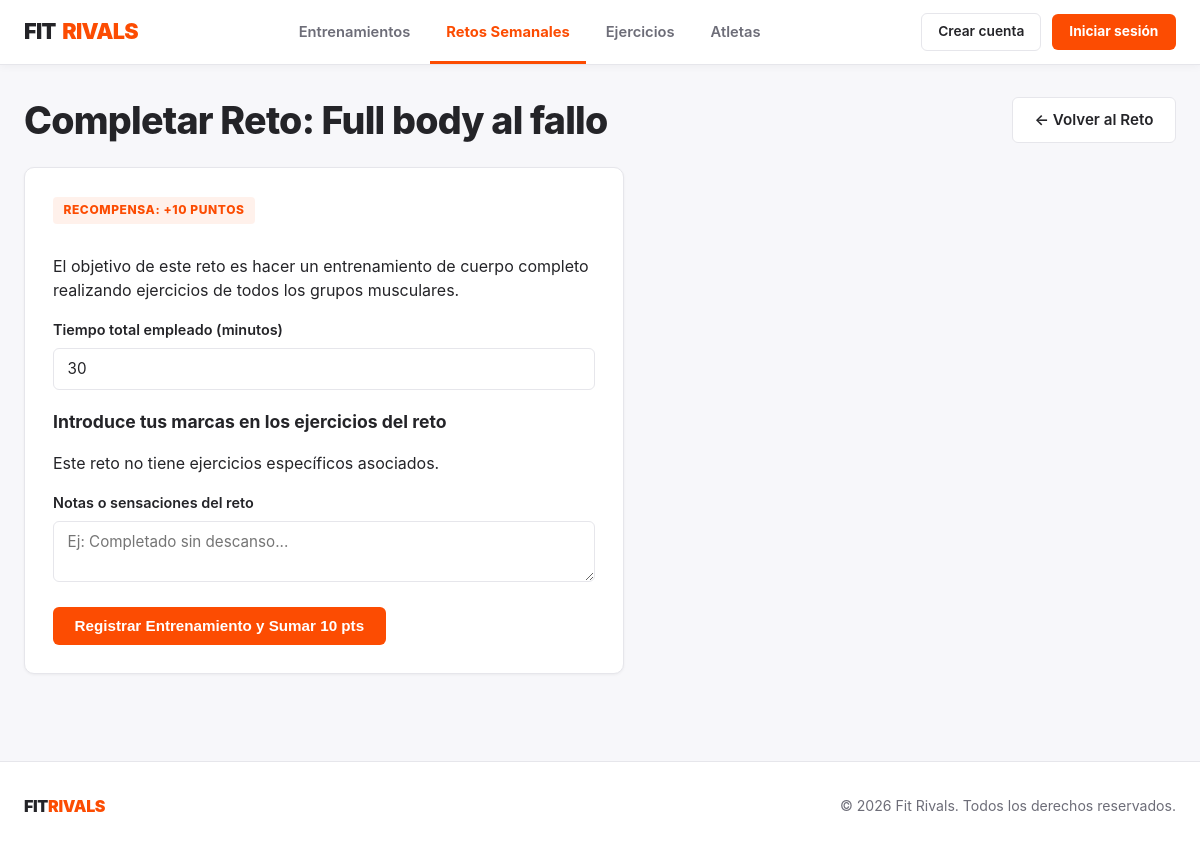
Page /retos/1/completar/ (signed in) on the committed database.
### FitrivalsApp/models.py (models this page shows, shortened)
class Reto(models.Model):
    nombre = models.CharField(max_length=100)
    descripcion = models.TextField(blank=True, null=True)
    puntos_recompensa = models.IntegerField(default=100)
    fecha_inicio = models.DateField(default=inicio_semana)
    fecha_fin = models.DateField(default=fin_semana)
    ejercicios = models.ManyToManyField(Ejercicio, related_name='retos', blank=True)
    completado_por = models.ManyToManyField(Usuario, related_name='retos_completados', blank=True)
    @property
    def estado_semana(self):
        hoy = timezone.localdate()
        if self.fecha_inicio <= hoy <= self.fecha_fin:
            return 'ACTIVO'
        elif hoy < self.fecha_inicio:
            return 'PROXIMO'
        return 'FINALIZADO'

### FitrivalsApp/views.py (the view, shortened to what this page needs)
# urls.py: path('retos/<int:pk>/completar/', views.completar_reto, name='completar_reto'),
def completar_reto(request, pk):
    usuario_id = request.session.get('usuario_id')
    if not usuario_id:
        if _es_ajax(request):
            return JsonResponse({'ok': False, 'mensaje': 'Inicia sesión para completar retos.'}, status=401)
        return redirect('login_usuario')
    usuario = get_object_or_404(Usuario, id=usuario_id)
    reto = get_object_or_404(Reto, pk=pk)
    if reto.estado_semana != 'ACTIVO':
        return _rechazar(request, reto, 'Este reto no está activo esta semana.')
    if Entrenamiento.objects.filter(usuario=usuario, reto=reto).exists() \
            or reto.completado_por.filter(pk=usuario.pk).exists():
        return _rechazar(request, reto, 'Ya has completado este reto.')
    return render(request, 'retos/completar.html', {'reto': reto})

### FitrivalsApp/templates/retos/completar.html (shortened to what this page needs)
{% extends 'base.html' %}
{% block content %}
    <div class="section-header">
        <h1>Completar Reto: {{ reto.nombre }}</h1>
        <a href="{% url 'detalle_reto' reto.pk %}" class="btn-secondary-strava">← Volver al Reto</a>
    </div>
    <div class="form-card">
        <span class="badge-orange">Recompensa: +{{ reto.puntos_recompensa }} puntos</span>
        <p>{{ reto.descripcion }}</p>
        <form id="form-completar-reto" method="post" action="{% url 'completar_reto' reto.pk %}">
            <div class="form-group">
                <label for="duracion_minutos">Tiempo total empleado (minutos)</label>
                <input type="number" id="duracion_minutos" name="duracion_minutos" value="30" min="1" required>
            </div>
            <h3>Introduce tus marcas en los ejercicios del reto</h3>
            {% for ejercicio in reto.ejercicios.all %}
                <div class="form-group">
                    <label><strong>{{ ejercicio.nombre }}</strong> ({{ ejercicio.get_grupo_muscular_display }})</label>
                    <div class="meta-datos">
                        <div>
                            <label>Series</label>
                            <input type="number" name="series_{{ ejercicio.id }}" value="3" min="1" required>
                        </div>
                        <div>
                            <label>Repeticiones</label>
                            <input type="number" name="reps_{{ ejercicio.id }}" value="10" min="1" required>
                        </div>
                        <div>
                            <label>Peso (kg)</label>
                            <input type="number" name="peso_{{ ejercicio.id }}" value="0" min="0" step="0.5" required>
                        </div>
                    </div>
                </div>
            {% empty %}
                <p>Este reto no tiene ejercicios específicos asociados.</p>
            {% endfor %}
            <div class="form-group">
                <label for="notas">Notas o sensaciones del reto</label>
                <textarea id="notas" name="notas" rows="2" placeholder="Ej: Completado sin descanso..."></textarea>
            </div>
            <button type="submit" id="btn-guardar-reto" class="btn-primary-strava">
                Registrar Entrenamiento y Sumar {{ reto.puntos_recompensa }} pts
            </button>
        </form>
    </div>
{% endblock %}

### FitrivalsApp/static/css/estilos.css (style rules this page uses)
:root { --strava-orange: #FC4C02; --strava-orange-hover: #E34402; --strava-orange-soft: rgba(252, 76, 2, 0.08); --bg-page: #F7F7FA; --bg-white: #FFFFFF; --text-dark: #242428; --text-muted: #6D6D78; --border-light: #E6E6EB; --radius: 10px; --shadow-sm: 0 1px 3px rgba(0, 0, 0, 0.05); --shadow-md: 0 4px 14px rgba(0, 0, 0, 0.07); }
*, *::before, *::after { box-sizing: border-box; }
html, body { margin: 0; padding: 0; min-height: 100%; background-color: var(--bg-page); color: var(--text-dark); font-family: "Inter", system-ui, -apple-system, "Segoe UI", Roboto, Helvetica, Arial, sans-serif; font-size: 1rem; line-height: 1.55; -webkit-font-smoothing: antialiased; }
h1 { margin: 0 0 0.75rem; font-size: clamp(1.75rem, 4vw, 2.35rem); font-weight: 800; line-height: 1.2; letter-spacing: -0.02em; color: var(--text-dark); }
h3 { margin: 0 0 0.5rem; font-size: 1.1rem; font-weight: 700; color: var(--text-dark); }
a { color: var(--strava-orange); font-weight: 600; text-decoration: none; transition: color 0.15s ease; }
.btn-primary-strava { display: inline-flex; align-items: center; justify-content: center; gap: 0.45rem; padding: 0.65rem 1.35rem; background-color: var(--strava-orange); color: #FFFFFF; font-size: 0.95rem; font-weight: 700; border: none; border-radius: 6px; cursor: pointer; text-decoration: none; transition: background-color 0.15s ease, transform 0.1s ease; }
.btn-secondary-strava { display: inline-flex; align-items: center; justify-content: center; gap: 0.45rem; padding: 0.65rem 1.35rem; background-color: var(--bg-white); color: var(--text-dark); font-size: 0.95rem; font-weight: 600; border: 1px solid var(--border-light); border-radius: 6px; cursor: pointer; text-decoration: none; transition: border-color 0.15s ease, background-color 0.15s ease; }
.badge-orange { display: inline-block; padding: 0.25rem 0.65rem; margin-bottom: 0.85rem; background-color: var(--strava-orange-soft); color: var(--strava-orange); font-size: 0.75rem; font-weight: 800; letter-spacing: 0.05em; border-radius: 4px; text-transform: uppercase; }
.form-card { background-color: var(--bg-white); border: 1px solid var(--border-light); border-radius: var(--radius); padding: 1.75rem; max-width: 600px; box-shadow: var(--shadow-sm); }
.form-group { margin-bottom: 1.15rem; }
.form-group label { display: block; margin-bottom: 0.4rem; font-weight: 600; font-size: 0.9rem; color: var(--text-dark); }
.form-group input, .form-group select, .form-group textarea { width: 100%; padding: 0.65rem 0.85rem; border: 1px solid var(--border-light); border-radius: 6px; font-family: inherit; font-size: 0.95rem; color: var(--text-dark); background-color: var(--bg-white); transition: border-color 0.15s ease; }
.section-header { display: flex; flex-wrap: wrap; align-items: center; justify-content: space-between; gap: 1rem; margin-bottom: 1.5rem; }
.section-header h1 { margin: 0; }

### FitrivalsApp/static/css/header-footer.css (style rules this page uses)
:root { --strava-orange: #FC4C02; --strava-orange-hover: #E34402; --strava-orange-soft: rgba(252, 76, 2, 0.08); --bg-page: #F7F7FA; --bg-white: #FFFFFF; --text-dark: #242428; --text-muted: #6D6D78; --border-light: #E6E6EB; }

### rows in the picture
Reto: nombre "Full body al fallo", puntos_recompensa "10", descripcion "El objetivo de este reto es hacer un entrenamiento de cuerpo completo realizando ejercicios de todos los grupos musculares."
